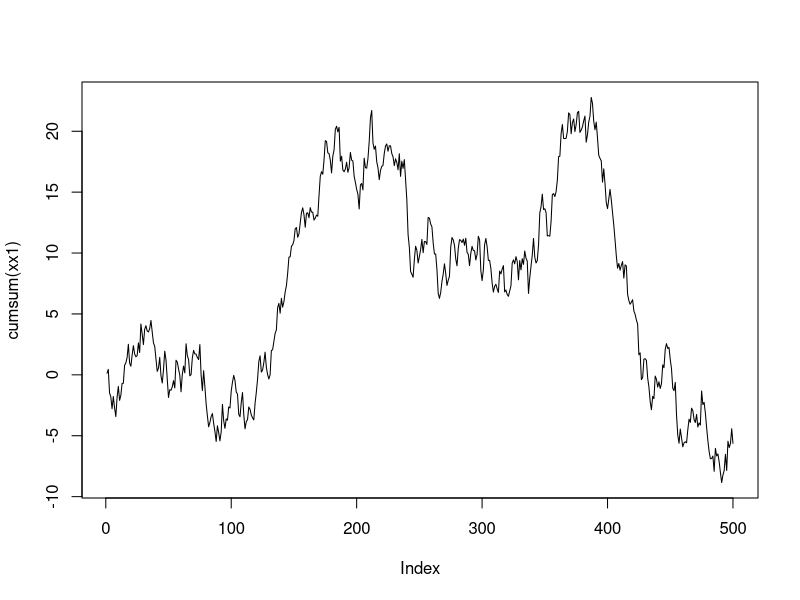
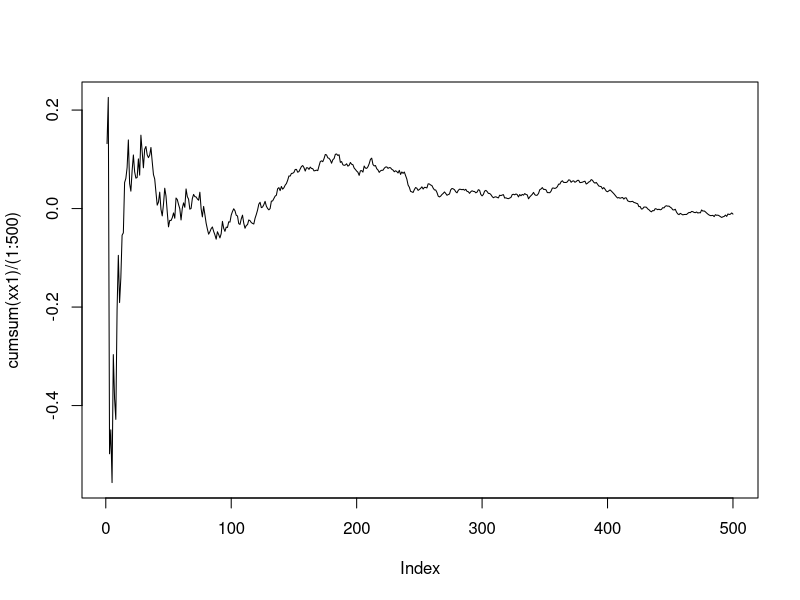
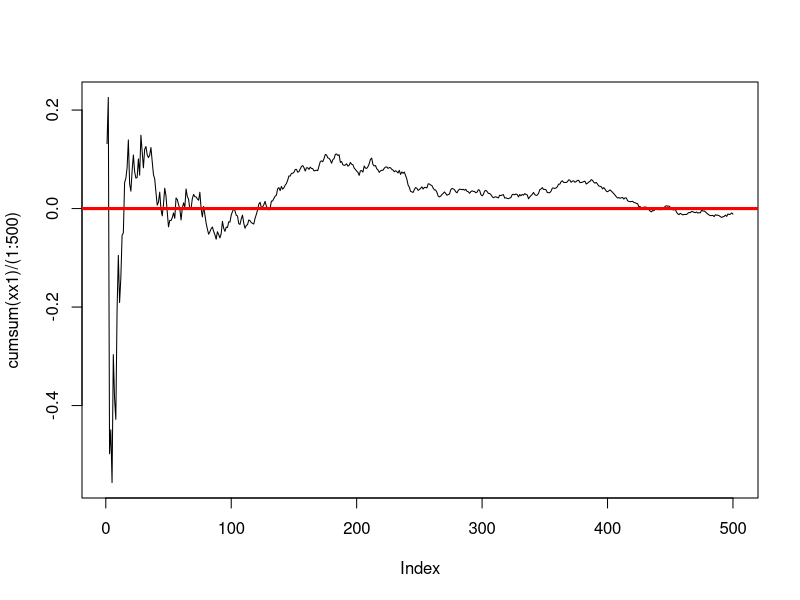
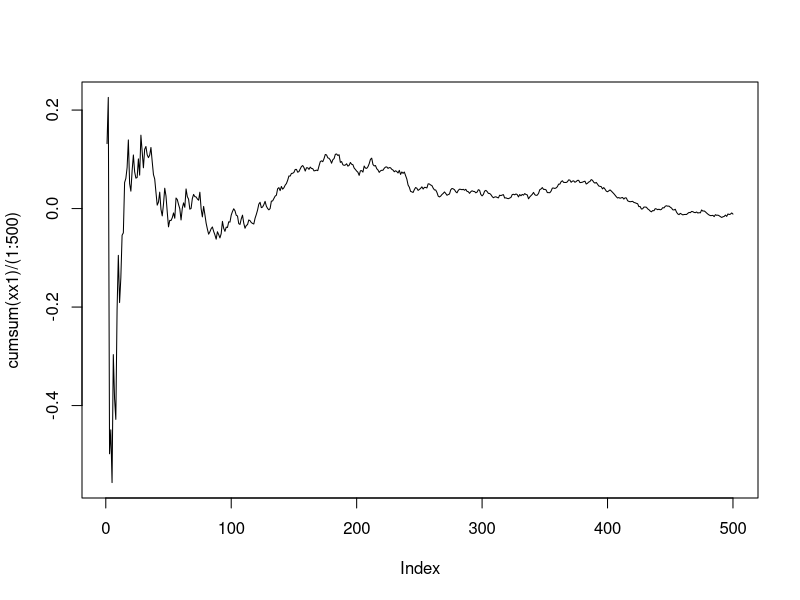
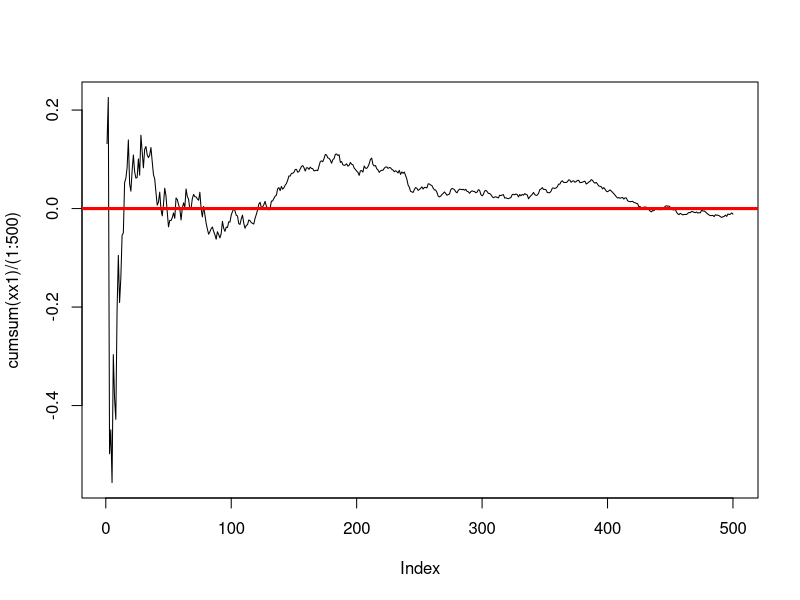
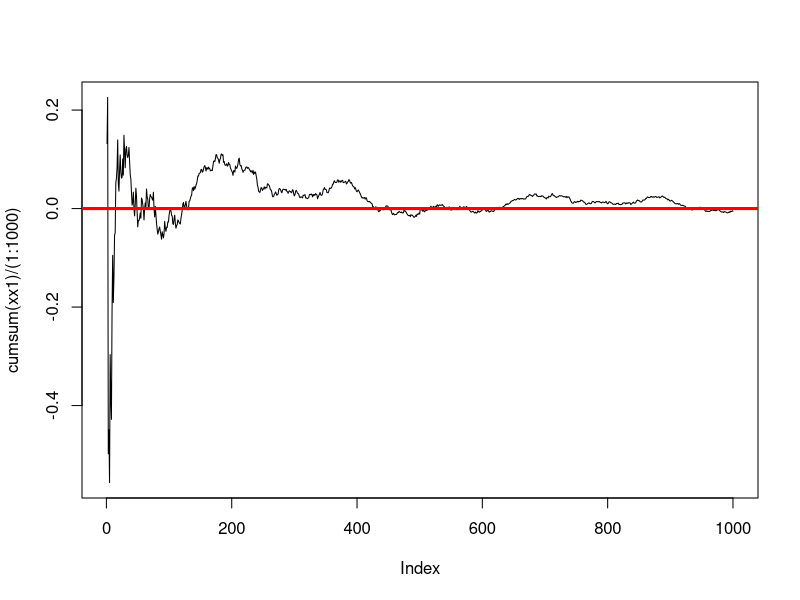
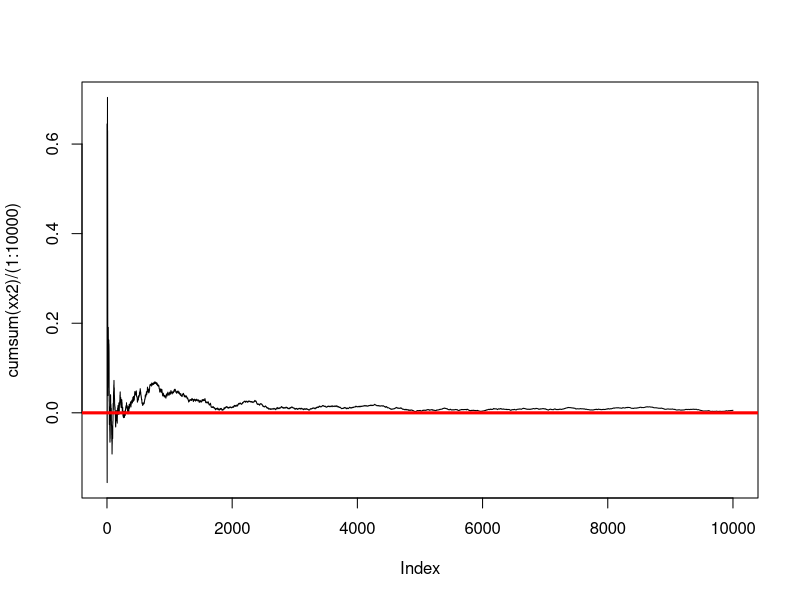
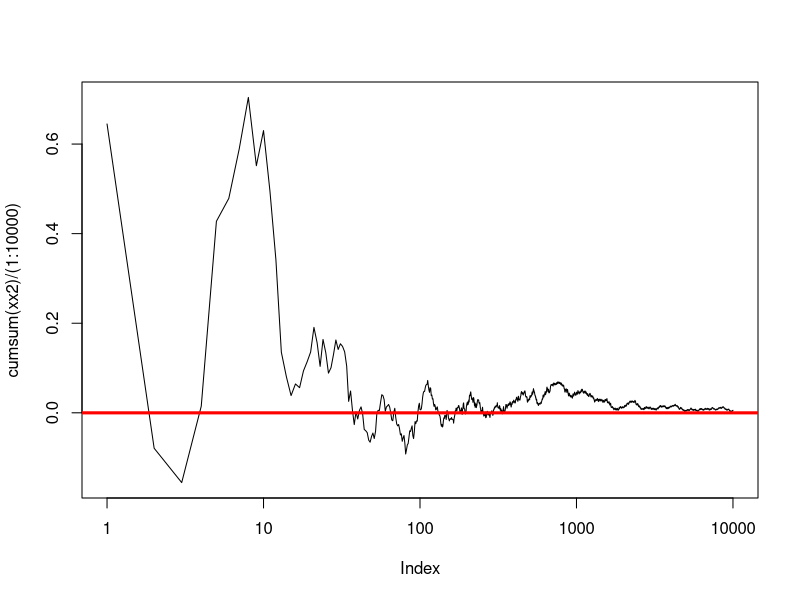

Source code (R) for these figures, in order: (Note: this script raises an error after producing the figures.)
rm(list = ls())
xx1=rnorm(500,0,1)
plot( cumsum(xx1), type='l' )

plot( cumsum(xx1)/(1:500), type='l' )
plot( cumsum(xx1)/(1:500), type='l' );abline(h=0,col='red',lwd=3)
plot( cumsum(xx1)/(1:500), type='l' )
plot( cumsum(xx1)/(1:500), type='l' );abline(h=0,col='red',lwd=3)
plot( cumsum(xx1)/(1:1000), type='l' );abline(h=0,col='red',lwd=3)
xx2=rnorm(1000,0,1)
xx2=rnorm(10000,0,1)
plot(cumsum(xx2)/(1:10000),type = 'l');abline(h=0,col='red',lwd=3)
plot(cumsum(xx2)/(1:10000),type = 'l',log='x');abline(h=0,col='red',lwd=3)
xx3=rt(10000,df=2)
plot(cumsum)
lot(cumsum(xx3)/(1:10000),type='l',log='x');abline(h=0,col='red',lwd=3)
xx4=rt(10000,df=2)
xx4=rt(10000,df=1)
plot(cumsum(xx4)/(1:10000),type='l',log='x');abline(h=0,col='red',lwd=3)
plot(cumsum(xx4)/(1:100000),type='l',log='x');abline(h=0,col='red',lwd=3)